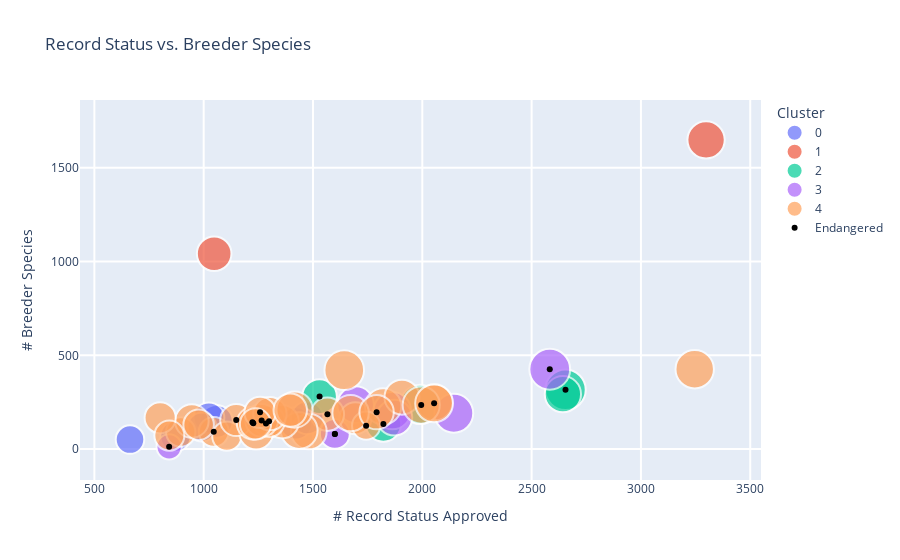

The notebook cell this image was saved under:
### Code cell
cat_01 = 'RecordStatus_Approved'
cat_02 = 'Breeder_Present'
title = 'Record Status vs. Breeder Species'
title_cat_01 = '# Record Status Approved'
title_cat_02 = '# Breeder Species'
fig =bubbleplot(df_park,cat_01,cat_02,title,title_cat_01,title_cat_02,x_axis_type='linear',cross_plot=parks_endangered)

### Figure 1 — Plotly figure (JSON) as saved in the notebook; plotly's stock layout.template omitted (floating-point values rounded to 4 significant figures)
{"data": [{"marker": {"line": {"width": 2}, "size": [31.26, 26.87, 29.78, 27.37, 24.27, 23.52, 30.82, 38.39], "sizemode": "area", "sizeref": 0.05775}, "mode": "markers", "name": "0", "text": ["Park Name: Denali National Park and Preserve<br>Size: 3372402<br># Species: 999<br># Native Species: 977<br>", "Park Name: Gates Of The Arctic National Park and Preserve<br>Size: 7523898<br># Species: 722<br># Native Species: 722<br>", "Park Name: Glacier Bay National Park and Preserve<br>Size: 3224840<br># Species: 916<br># Native Species: 887<br>", "Park Name: Katmai National Park and Preserve<br>Size: 3674530<br># Species: 760<br># Native Species: 749<br>", "Park Name: Kenai Fjords National Park<br>Size: 669983<br># Species: 605<br># Native Species: 589<br>", "Park Name: Kobuk Valley National Park<br>Size: 1750717<br># Species: 553<br># Native Species: 553<br>", "Park Name: Lake Clark National Park and Preserve<br>Size: 2619733<br># Species: 970<br># Native Species: 950<br>", "Park Name: Wrangell - St Elias National Park and Preserve<br>Size: 8323148<br># Species: 1509<br># Native Species: 1474<br>"], "type": "scatter", "x": [1058, 871, 1422, 1024, 992, 663, 1473, 1790], "y": [148, 68, 137, 167, 118, 51, 167, 201]}, {"marker": {"line": {"width": 2}, "size": [34.54, 40.25], "sizemode": "area", "sizeref": 0.05775}, "mode": "markers", "name": "1", "text": ["Park Name: Haleakala National Park<br>Size: 29094<br># Species: 2023<br># Native Species: 1193<br>", "Park Name: Hawaii Volcanoes National Park<br>Size: 323431<br># Species: 2722<br># Native Species: 1620<br>"], "type": "scatter", "x": [1048, 3298], "y": [1042, 1649]}, {"marker": {"line": {"width": 2}, "size": [36.47, 47.31, 34.71, 38.05, 44.71], "sizemode": "area", "sizeref": 0.05775}, "mode": "markers", "name": "2", "text": ["Park Name: Death Valley National Park<br>Size: 4740912<br># Species: 1410<br># Native Species: 1330<br>", "Park Name: Great Smoky Mountains National Park<br>Size: 521490<br># Species: 2598<br># Native Species: 2238<br>", "Park Name: Redwood National Park<br>Size: 112512<br># Species: 1525<br># Native Species: 1205<br>", "Park Name: Shenandoah National Park<br>Size: 199045<br># Species: 1824<br># Native Species: 1448<br>", "Park Name: Yellowstone National Park<br>Size: 2219791<br># Species: 2188<br># Native Species: 1999<br>"], "type": "scatter", "x": [1822, 2655, 1530, 2643, 1990], "y": [134, 316, 280, 293, 239]}, {"marker": {"line": {"width": 2}, "size": [43.61, 25.73, 40.29, 38.77, 18.44, 37.13, 48.06], "sizemode": "area", "sizeref": 0.05775}, "mode": "markers", "name": "3", "text": ["Park Name: Big Bend National Park<br>Size: 801163<br># Species: 2011<br># Native Species: 1902<br>", "Park Name: Biscayne National Park<br>Size: 172924<br># Species: 839<br># Native Species: 662<br>", "Park Name: Channel Islands National Park<br>Size: 249561<br># Species: 1847<br># Native Species: 1623<br>", "Park Name: Cuyahoga Valley National Park<br>Size: 32950<br># Species: 1770<br># Native Species: 1503<br>", "Park Name: Dry Tortugas National Park<br>Size: 64701<br># Species: 481<br># Native Species: 340<br>", "Park Name: Everglades National Park<br>Size: 1508538<br># Species: 1780<br># Native Species: 1379<br>", "Park Name: Grand Canyon National Park<br>Size: 1217403<br># Species: 2532<br># Native Species: 2310<br>"], "type": "scatter", "x": [2144, 1600, 1863, 1695, 842, 1872, 2583], "y": [191, 81, 205, 237, 12, 168, 426]}, {"marker": {"line": {"width": 2}, "size": [29.72, 25.79, 24.94, 24.76, 26.98, 28, 32.06, 36.82, 33.48, 32.7, 45.37, 38.03, 29.78, 28.09, 39.09, 22.89, 32.05, 28.6, 30.9, 38.09, 31.38, 32.17, 42.67, 35.26, 26.04, 28.48, 37.84, 38.37, 39.89, 26.93, 32.31, 28.18, 41.26, 34.12], "sizemode": "area", "sizeref": 0.05775}, "mode": "markers", "name": "4", "text": ["Park Name: Acadia National Park<br>Size: 47390<br># Species: 1157<br># Native Species: 883<br>", "Park Name: Arches National Park<br>Size: 76519<br># Species: 749<br># Native Species: 665<br>", "Park Name: Badlands National Park<br>Size: 242756<br># Species: 700<br># Native Species: 622<br>", "Park Name: Black Canyon of the Gunnison National Park<br>Size: 32950<br># Species: 689<br># Native Species: 613<br>", "Park Name: Bryce Canyon National Park<br>Size: 35835<br># Species: 788<br># Native Species: 728<br>", "Park Name: Canyonlands National Park<br>Size: 337598<br># Species: 866<br># Native Species: 784<br>", "Park Name: Capitol Reef National Park<br>Size: 241904<br># Species: 1161<br># Native Species: 1028<br>", "Park Name: Carlsbad Caverns National Park<br>Size: 46766<br># Species: 1427<br># Native Species: 1356<br>", "Park Name: Congaree National Park<br>Size: 26546<br># Species: 1205<br># Native Species: 1121<br>", "Park Name: Crater Lake National Park<br>Size: 183224<br># Species: 1122<br># Native Species: 1069<br>", "Park Name: Glacier National Park<br>Size: 1013572<br># Species: 2196<br># Native Species: 2058<br>", "Park Name: Grand Teton National Park<br>Size: 309995<br># Species: 1587<br># Native Species: 1446<br>", "Park Name: Great Basin National Park<br>Size: 77180<br># Species: 955<br># Native Species: 887<br>", "Park Name: Great Sand Dunes National Park and Preserve<br>Size: 42984<br># Species: 813<br># Native Species: 789<br>", "Park Name: Guadalupe Mountains National Park<br>Size: 86416<br># Species: 1578<br># Native Species: 1528<br>", "Park Name: Hot Springs National Park<br>Size: 5550<br># Species: 588<br># Native Species: 524<br>", "Park Name: Isle Royale National Park<br>Size: 571790<br># Species: 1167<br># Native Species: 1027<br>", "Park Name: Joshua Tree National Park<br>Size: 789745<br># Species: 849<br># Native Species: 818<br>", "Park Name: Lassen Volcanic National Park<br>Size: 106372<br># Species: 1005<br># Native Species: 955<br>", "Park Name: Mammoth Cave National Park<br>Size: 52830<br># Species: 1628<br># Native Species: 1451<br>", "Park Name: Mesa Verde National Park<br>Size: 52122<br># Species: 1106<br># Native Species: 985<br>", "Park Name: Mount Rainier National Park<br>Size: 235625<br># Species: 1191<br># Native Species: 1035<br>", "Park Name: North Cascades National Park<br>Size: 504781<br># Species: 2053<br># Native Species: 1821<br>", "Park Name: Olympic National Park<br>Size: 922651<br># Species: 1356<br># Native Species: 1243<br>", "Park Name: Petrified Forest National Park<br>Size: 93533<br># Species: 732<br># Native Species: 678<br>", "Park Name: Pinnacles National Park<br>Size: 26606<br># Species: 940<br># Native Species: 811<br>", "Park Name: Rocky Mountain National Park<br>Size: 265828<br># Species: 1526<br># Native Species: 1432<br>", "Park Name: Saguaro National Park<br>Size: 91440<br># Species: 1578<br># Native Species: 1472<br>", "Park Name: Sequoia and Kings Canyon National Parks<br>Size: 865952<br># Species: 1818<br># Native Species: 1591<br>", "Park Name: Theodore Roosevelt National Park<br>Size: 70447<br># Species: 807<br># Native Species: 725<br>", "Park Name: Voyageurs National Park<br>Size: 218200<br># Species: 1173<br># Native Species: 1044<br>", "Park Name: Wind Cave National Park<br>Size: 28295<br># Species: 890<br># Native Species: 794<br>", "Park Name: Yosemite National Park<br>Size: 761266<br># Species: 1896<br># Native Species: 1702<br>", "Park Name: Zion National Park<br>Size: 146598<br># Species: 1316<br># Native Species: 1164<br>"], "type": "scatter", "x": [1694, 1046, 895, 1106, 1285, 1223, 1566, 1481, 1240, 946, 1643, 1821, 1149, 801, 1437, 1743, 1359, 1299, 1265, 2055, 1227, 1303, 3246, 1907, 843, 1258, 1416, 1672, 1995, 977, 1396, 1237, 2054, 1791], "y": [165, 92, 91, 69, 136, 143, 186, 94, 89, 150, 421, 228, 155, 167, 99, 125, 146, 148, 153, 249, 138, 189, 426, 277, 72, 196, 211, 192, 235, 130, 208, 134, 244, 197]}, {"marker": {"color": "black"}, "mode": "markers", "name": "Endangered", "type": "scatter", "x": [2655, 1743, 1600, 842, 1600, 1530, 1046, 1285, 1223, 1566, 1822, 1149, 2583, 1299, 1265, 1227, 1258, 1995, 2054, 1791], "y": [316, 125, 81, 12, 81, 280, 92, 136, 143, 186, 134, 155, 426, 148, 153, 138, 196, 235, 244, 197]}], "layout": {"legend": {"title": {"text": "Cluster"}}, "title": {"text": "Record Status vs. Breeder Species"}, "xaxis": {"gridcolor": "white", "gridwidth": 2, "title": {"text": "# Record Status Approved"}, "type": "linear"}, "yaxis": {"gridcolor": "white", "gridwidth": 2, "title": {"text": "# Breeder Species"}, "type": "linear"}}}
